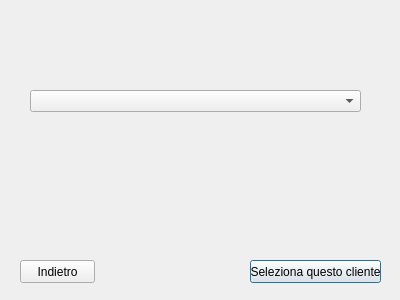
<?xml version="1.0" encoding="UTF-8"?>
<ui version="4.0">
 <class>Dialog</class>
 <widget class="QDialog" name="Dialog">
  <property name="geometry">
   <rect>
    <x>0</x>
    <y>0</y>
    <width>400</width>
    <height>300</height>
   </rect>
  </property>
  <property name="windowTitle">
   <string>Clienti</string>
  </property>
  <widget class="QComboBox" name="comboBox">
   <property name="geometry">
    <rect>
     <x>30</x>
     <y>90</y>
     <width>331</width>
     <height>22</height>
    </rect>
   </property>
  </widget>
  <widget class="QPushButton" name="pushButton">
   <property name="geometry">
    <rect>
     <x>250</x>
     <y>260</y>
     <width>131</width>
     <height>23</height>
    </rect>
   </property>
   <property name="text">
    <string>Seleziona questo cliente</string>
   </property>
  </widget>
  <widget class="QPushButton" name="pushButton_2">
   <property name="geometry">
    <rect>
     <x>20</x>
     <y>260</y>
     <width>75</width>
     <height>23</height>
    </rect>
   </property>
   <property name="text">
    <string>Indietro</string>
   </property>
  </widget>
 </widget>
 <resources/>
 <connections/>
</ui>
